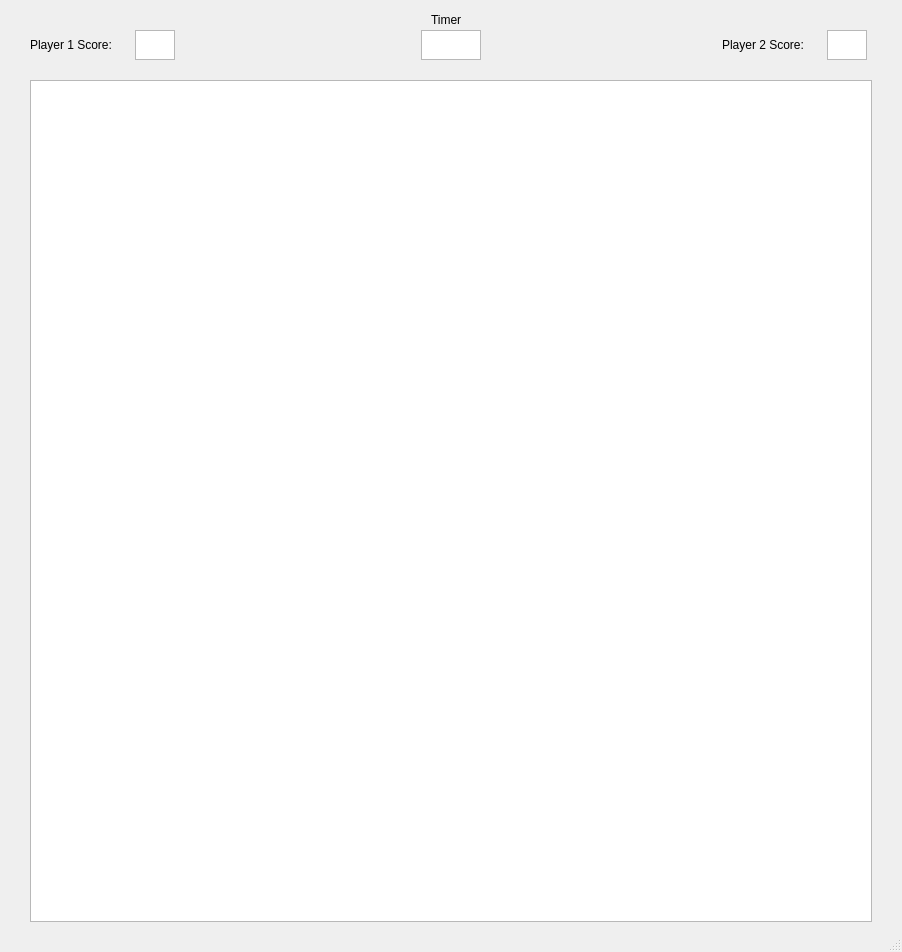
<?xml version="1.0" encoding="UTF-8"?>
<ui version="4.0">
 <class>MainWindow</class>
 <widget class="QMainWindow" name="MainWindow">
  <property name="geometry">
   <rect>
    <x>0</x>
    <y>0</y>
    <width>902</width>
    <height>952</height>
   </rect>
  </property>
  <property name="windowTitle">
   <string>MainWindow</string>
  </property>
  <widget class="QWidget" name="centralwidget">
   <widget class="QGraphicsView" name="view">
    <property name="geometry">
     <rect>
      <x>30</x>
      <y>80</y>
      <width>842</width>
      <height>842</height>
     </rect>
    </property>
   </widget>
   <widget class="QLabel" name="label">
    <property name="geometry">
     <rect>
      <x>30</x>
      <y>30</y>
      <width>105</width>
      <height>30</height>
     </rect>
    </property>
    <property name="text">
     <string>Player 1 Score:</string>
    </property>
   </widget>
   <widget class="QLabel" name="label_2">
    <property name="geometry">
     <rect>
      <x>722</x>
      <y>30</y>
      <width>105</width>
      <height>30</height>
     </rect>
    </property>
    <property name="text">
     <string>Player 2 Score:</string>
    </property>
   </widget>
   <widget class="QTextEdit" name="textEdit">
    <property name="geometry">
     <rect>
      <x>135</x>
      <y>30</y>
      <width>40</width>
      <height>30</height>
     </rect>
    </property>
   </widget>
   <widget class="QTextEdit" name="textEdit_2">
    <property name="geometry">
     <rect>
      <x>827</x>
      <y>30</y>
      <width>40</width>
      <height>30</height>
     </rect>
    </property>
   </widget>
   <widget class="QTextEdit" name="textEdit_3">
    <property name="geometry">
     <rect>
      <x>421</x>
      <y>30</y>
      <width>60</width>
      <height>30</height>
     </rect>
    </property>
   </widget>
   <widget class="QLabel" name="label_3">
    <property name="geometry">
     <rect>
      <x>431</x>
      <y>5</y>
      <width>40</width>
      <height>30</height>
     </rect>
    </property>
    <property name="text">
     <string>Timer</string>
    </property>
   </widget>
  </widget>
  <widget class="QStatusBar" name="statusbar"/>
 </widget>
 <resources/>
 <connections/>
</ui>
